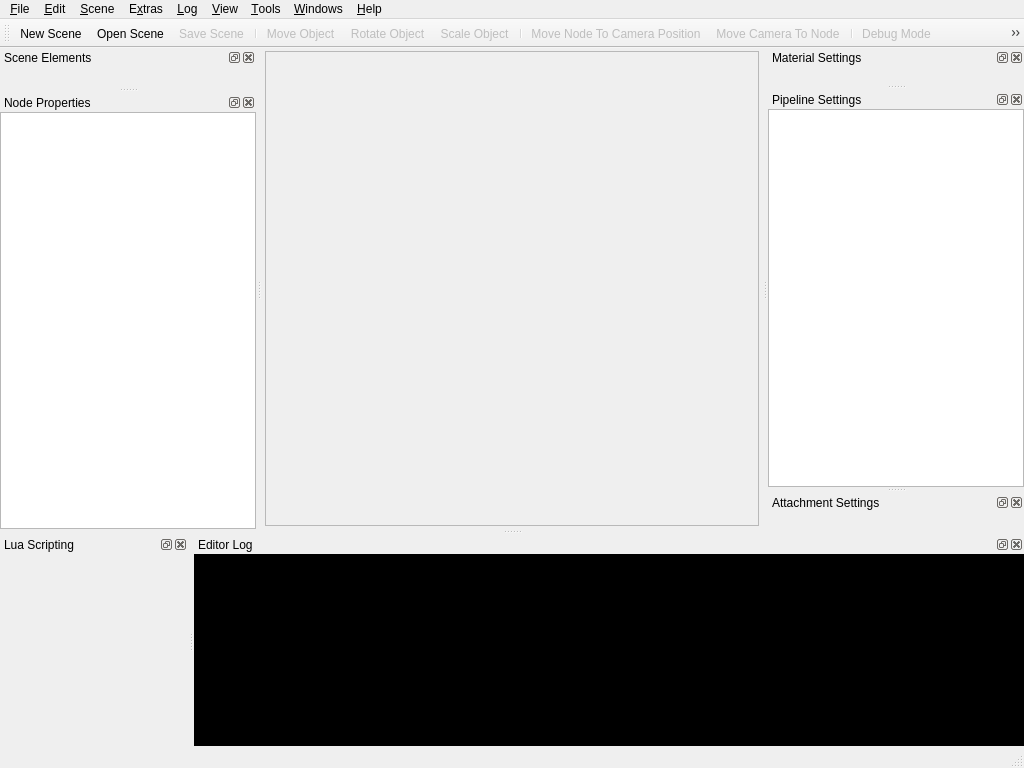
<?xml version="1.0" encoding="UTF-8"?>
<ui version="4.0">
 <class>HordeSceneEditor</class>
 <widget class="QMainWindow" name="HordeSceneEditor">
  <property name="geometry">
   <rect>
    <x>0</x>
    <y>0</y>
    <width>1024</width>
    <height>768</height>
   </rect>
  </property>
  <property name="windowTitle">
   <string>The Horde3D Scene Editor</string>
  </property>
  <property name="windowIcon">
   <iconset resource="resources.qrc">
    <normaloff>:/Icons/Resources/Icon.png</normaloff>:/Icons/Resources/Icon.png</iconset>
  </property>
  <widget class="QWidget" name="m_centralwidget">
   <layout class="QVBoxLayout">
    <property name="margin">
     <number>3</number>
    </property>
    <item>
     <widget class="QFrame" name="m_glFrame">
      <property name="sizePolicy">
       <sizepolicy hsizetype="Expanding" vsizetype="Expanding">
        <horstretch>0</horstretch>
        <verstretch>0</verstretch>
       </sizepolicy>
      </property>
      <property name="frameShape">
       <enum>QFrame::StyledPanel</enum>
      </property>
      <property name="frameShadow">
       <enum>QFrame::Raised</enum>
      </property>
     </widget>
    </item>
   </layout>
  </widget>
  <widget class="QMenuBar" name="m_menuBar">
   <property name="geometry">
    <rect>
     <x>0</x>
     <y>0</y>
     <width>1024</width>
     <height>21</height>
    </rect>
   </property>
   <widget class="QMenu" name="m_menuFile">
    <property name="title">
     <string>&amp;File</string>
    </property>
    <addaction name="m_actionNew"/>
    <addaction name="m_actionOpen"/>
    <addaction name="m_actionSave"/>
    <addaction name="m_actionSaveAs"/>
    <addaction name="m_actionClose"/>
    <addaction name="separator"/>
    <addaction name="m_actionCleanScene"/>
    <addaction name="separator"/>
    <addaction name="m_actionSettings"/>
    <addaction name="separator"/>
    <addaction name="m_actionQuit"/>
   </widget>
   <widget class="QMenu" name="m_menuHelp">
    <property name="title">
     <string>&amp;Help</string>
    </property>
    <addaction name="m_actionAbout"/>
    <addaction name="m_actionOnlineDocumentation"/>
   </widget>
   <widget class="QMenu" name="m_menuScene">
    <property name="title">
     <string>&amp;Scene</string>
    </property>
    <addaction name="separator"/>
    <addaction name="m_actionAddAttachment"/>
   </widget>
   <widget class="QMenu" name="m_menuWindows">
    <property name="title">
     <string>&amp;Windows</string>
    </property>
    <addaction name="m_actionToggleDockwindowVisibility"/>
   </widget>
   <widget class="QMenu" name="m_menuEdit">
    <property name="title">
     <string>&amp;Edit</string>
    </property>
    <addaction name="separator"/>
    <addaction name="m_actionCopy"/>
    <addaction name="m_actionCut"/>
    <addaction name="m_actionPaste"/>
    <addaction name="separator"/>
    <addaction name="m_actionRemove"/>
    <addaction name="separator"/>
    <addaction name="m_actionMoveObject"/>
    <addaction name="m_actionRotateObject"/>
    <addaction name="m_actionScaleObject"/>
    <addaction name="separator"/>
    <addaction name="m_actionCameraTransformation2Node"/>
    <addaction name="m_actionNodeTransformation2Camera"/>
   </widget>
   <widget class="QMenu" name="m_menuLog">
    <property name="title">
     <string>&amp;Log</string>
    </property>
    <addaction name="m_actionFindLog"/>
    <addaction name="m_actionClearLog"/>
    <addaction name="separator"/>
    <addaction name="m_actionLogShowDebug"/>
    <addaction name="m_actionLogShowInfo"/>
    <addaction name="m_actionLogShowWarnings"/>
    <addaction name="m_actionLogShowErrors"/>
   </widget>
   <widget class="QMenu" name="m_menuView">
    <property name="title">
     <string>&amp;View</string>
    </property>
    <addaction name="m_actionFullscreen"/>
    <addaction name="m_actionDebugView"/>
    <addaction name="m_actionRenderBB"/>
    <addaction name="m_actionRenderBaseGrid"/>
    <addaction name="m_actionCollisionCheck"/>
   </widget>
   <widget class="QMenu" name="m_menuTools">
    <property name="title">
     <string>&amp;Tools</string>
    </property>
   </widget>
   <widget class="QMenu" name="m_menuExtras">
    <property name="title">
     <string>E&amp;xtras</string>
    </property>
   </widget>
   <addaction name="m_menuFile"/>
   <addaction name="m_menuEdit"/>
   <addaction name="m_menuScene"/>
   <addaction name="m_menuExtras"/>
   <addaction name="m_menuLog"/>
   <addaction name="m_menuView"/>
   <addaction name="m_menuTools"/>
   <addaction name="m_menuWindows"/>
   <addaction name="m_menuHelp"/>
  </widget>
  <widget class="QStatusBar" name="m_statusBar"/>
  <widget class="QDockWidget" name="m_luaDockWidget">
   <property name="floating">
    <bool>false</bool>
   </property>
   <property name="windowTitle">
    <string>Lua Scripting</string>
   </property>
   <attribute name="dockWidgetArea">
    <number>8</number>
   </attribute>
   <widget class="LuaController" name="m_luaWidget"/>
  </widget>
  <widget class="QDockWidget" name="m_materialWidgetDock">
   <property name="windowTitle">
    <string>Material Settings</string>
   </property>
   <attribute name="dockWidgetArea">
    <number>2</number>
   </attribute>
   <widget class="MaterialWidget" name="m_materialWidget">
    <property name="enabled">
     <bool>false</bool>
    </property>
   </widget>
  </widget>
  <widget class="QDockWidget" name="m_logWidgetDock">
   <property name="sizePolicy">
    <sizepolicy hsizetype="Expanding" vsizetype="Expanding">
     <horstretch>0</horstretch>
     <verstretch>0</verstretch>
    </sizepolicy>
   </property>
   <property name="styleSheet">
    <string notr="true"/>
   </property>
   <property name="windowTitle">
    <string>Editor Log</string>
   </property>
   <attribute name="dockWidgetArea">
    <number>8</number>
   </attribute>
   <widget class="QListWidget" name="m_logWidget">
    <property name="contextMenuPolicy">
     <enum>Qt::ActionsContextMenu</enum>
    </property>
    <property name="styleSheet">
     <string notr="true">QListWidget#m_logWidget { background: black;  color: white }</string>
    </property>
    <property name="selectionMode">
     <enum>QAbstractItemView::ExtendedSelection</enum>
    </property>
    <property name="selectionBehavior">
     <enum>QAbstractItemView::SelectRows</enum>
    </property>
    <property name="wordWrap">
     <bool>true</bool>
    </property>
   </widget>
  </widget>
  <widget class="QDockWidget" name="m_sceneElementDock">
   <property name="sizePolicy">
    <sizepolicy hsizetype="Preferred" vsizetype="Expanding">
     <horstretch>0</horstretch>
     <verstretch>0</verstretch>
    </sizepolicy>
   </property>
   <property name="windowTitle">
    <string>Scene Elements</string>
   </property>
   <attribute name="dockWidgetArea">
    <number>1</number>
   </attribute>
   <widget class="SceneTreeWidget" name="m_sceneTreeWidget">
    <property name="sizePolicy">
     <sizepolicy hsizetype="Expanding" vsizetype="Expanding">
      <horstretch>0</horstretch>
      <verstretch>0</verstretch>
     </sizepolicy>
    </property>
   </widget>
  </widget>
  <widget class="QDockWidget" name="m_nodeWidgetDock">
   <property name="sizePolicy">
    <sizepolicy hsizetype="Preferred" vsizetype="Expanding">
     <horstretch>0</horstretch>
     <verstretch>0</verstretch>
    </sizepolicy>
   </property>
   <property name="windowTitle">
    <string>Node Properties</string>
   </property>
   <attribute name="dockWidgetArea">
    <number>1</number>
   </attribute>
   <widget class="NodeWidget" name="m_nodeWidget">
    <property name="alternatingRowColors">
     <bool>true</bool>
    </property>
    <property name="rootIsDecorated">
     <bool>false</bool>
    </property>
    <property name="animated">
     <bool>true</bool>
    </property>
   </widget>
  </widget>
  <widget class="QDockWidget" name="m_pipelineDock">
   <property name="windowTitle">
    <string>Pipeline Settings</string>
   </property>
   <attribute name="dockWidgetArea">
    <number>2</number>
   </attribute>
   <widget class="PipelineTreeView" name="m_pipelineWidget"/>
  </widget>
  <widget class="QDockWidget" name="m_attachmentDock">
   <property name="windowTitle">
    <string>Attachment Settings</string>
   </property>
   <attribute name="dockWidgetArea">
    <number>2</number>
   </attribute>
  </widget>
  <widget class="QToolBar" name="m_toolBar">
   <property name="windowTitle">
    <string>Toolbar</string>
   </property>
   <property name="iconSize">
    <size>
     <width>18</width>
     <height>18</height>
    </size>
   </property>
   <attribute name="toolBarArea">
    <enum>TopToolBarArea</enum>
   </attribute>
   <attribute name="toolBarBreak">
    <bool>false</bool>
   </attribute>
   <addaction name="m_actionNew"/>
   <addaction name="m_actionOpen"/>
   <addaction name="m_actionSave"/>
   <addaction name="separator"/>
   <addaction name="m_actionMoveObject"/>
   <addaction name="m_actionRotateObject"/>
   <addaction name="m_actionScaleObject"/>
   <addaction name="separator"/>
   <addaction name="m_actionCameraTransformation2Node"/>
   <addaction name="m_actionNodeTransformation2Camera"/>
   <addaction name="separator"/>
   <addaction name="m_actionDebugView"/>
   <addaction name="m_actionFullscreen"/>
   <addaction name="separator"/>
  </widget>
  <action name="m_actionQuit">
   <property name="text">
    <string>&amp;Quit</string>
   </property>
   <property name="statusTip">
    <string>Quits the Horde Editor</string>
   </property>
   <property name="shortcut">
    <string>Ctrl+Q</string>
   </property>
  </action>
  <action name="m_actionNew">
   <property name="icon">
    <iconset resource="resources.qrc">
     <normaloff>:/Icons/Resources/New.png</normaloff>:/Icons/Resources/New.png</iconset>
   </property>
   <property name="text">
    <string>&amp;New Scene</string>
   </property>
   <property name="statusTip">
    <string>Creates a new scene and scene graph file</string>
   </property>
   <property name="shortcut">
    <string>Ctrl+N</string>
   </property>
  </action>
  <action name="m_actionSave">
   <property name="enabled">
    <bool>false</bool>
   </property>
   <property name="icon">
    <iconset resource="resources.qrc">
     <normaloff>:/Icons/Resources/Save.png</normaloff>:/Icons/Resources/Save.png</iconset>
   </property>
   <property name="text">
    <string>&amp;Save Scene</string>
   </property>
   <property name="statusTip">
    <string>Saves the current scene and all changes made in open scene graph files</string>
   </property>
   <property name="shortcut">
    <string>Ctrl+S</string>
   </property>
  </action>
  <action name="m_actionSaveAs">
   <property name="enabled">
    <bool>false</bool>
   </property>
   <property name="text">
    <string>Save Scene as..</string>
   </property>
  </action>
  <action name="m_actionClose">
   <property name="enabled">
    <bool>false</bool>
   </property>
   <property name="text">
    <string>&amp;Close Scene</string>
   </property>
   <property name="statusTip">
    <string>Closes the current scene</string>
   </property>
   <property name="shortcut">
    <string>Ctrl+W, Ctrl+F4</string>
   </property>
  </action>
  <action name="m_actionOpen">
   <property name="icon">
    <iconset resource="resources.qrc">
     <normaloff>:/Icons/Resources/Open.png</normaloff>:/Icons/Resources/Open.png</iconset>
   </property>
   <property name="text">
    <string>&amp;Open Scene</string>
   </property>
   <property name="statusTip">
    <string>Opens a scene file</string>
   </property>
   <property name="shortcut">
    <string>Ctrl+O</string>
   </property>
  </action>
  <action name="m_actionAbout">
   <property name="text">
    <string>&amp;About</string>
   </property>
   <property name="statusTip">
    <string>Shows information about the application</string>
   </property>
  </action>
  <action name="m_actionFullscreen">
   <property name="checkable">
    <bool>true</bool>
   </property>
   <property name="enabled">
    <bool>false</bool>
   </property>
   <property name="icon">
    <iconset resource="resources.qrc">
     <normaloff>:/Icons/Resources/Fullscreen.png</normaloff>:/Icons/Resources/Fullscreen.png</iconset>
   </property>
   <property name="text">
    <string>&amp;Fullscreen Mode</string>
   </property>
   <property name="statusTip">
    <string>Switches the rendering to fullscreen (press escape to switch back to normal view)</string>
   </property>
   <property name="shortcut">
    <string>F5</string>
   </property>
  </action>
  <action name="m_actionToggleDockwindowVisibility">
   <property name="checkable">
    <bool>true</bool>
   </property>
   <property name="text">
    <string>Toggle Dockwindow Visibility </string>
   </property>
   <property name="statusTip">
    <string>If checked, the dock widgets will be set visible depending on the currently selected node</string>
   </property>
  </action>
  <action name="m_actionSettings">
   <property name="text">
    <string>Settings</string>
   </property>
   <property name="statusTip">
    <string>Configures application specific settings like the model repository or the used shader editor</string>
   </property>
  </action>
  <action name="m_actionCopy">
   <property name="enabled">
    <bool>false</bool>
   </property>
   <property name="text">
    <string>&amp;Copy Node</string>
   </property>
   <property name="statusTip">
    <string>Copies the currently selected node to the clipboard</string>
   </property>
   <property name="shortcut">
    <string>Ctrl+C</string>
   </property>
  </action>
  <action name="m_actionPaste">
   <property name="enabled">
    <bool>false</bool>
   </property>
   <property name="text">
    <string>&amp;Paste Node</string>
   </property>
   <property name="statusTip">
    <string>Pastes the node in the clipboard as a child of the currently selected one</string>
   </property>
   <property name="shortcut">
    <string>Ctrl+V</string>
   </property>
  </action>
  <action name="m_actionCut">
   <property name="enabled">
    <bool>false</bool>
   </property>
   <property name="text">
    <string>&amp;Cut Node</string>
   </property>
   <property name="statusTip">
    <string>Cuts the currently selected node to the clipboard</string>
   </property>
   <property name="shortcut">
    <string>Ctrl+X</string>
   </property>
  </action>
  <action name="m_actionRemove">
   <property name="enabled">
    <bool>false</bool>
   </property>
   <property name="text">
    <string>&amp;Remove Node</string>
   </property>
   <property name="statusTip">
    <string>Removes the currently selected node</string>
   </property>
   <property name="shortcut">
    <string>Del</string>
   </property>
  </action>
  <action name="m_actionMoveObject">
   <property name="checkable">
    <bool>true</bool>
   </property>
   <property name="enabled">
    <bool>false</bool>
   </property>
   <property name="icon">
    <iconset resource="resources.qrc">
     <normaloff>:/Icons/Resources/Move.png</normaloff>:/Icons/Resources/Move.png</iconset>
   </property>
   <property name="text">
    <string>Move Object</string>
   </property>
   <property name="toolTip">
    <string>Move Object</string>
   </property>
   <property name="statusTip">
    <string>Move Object  -  Shortcut:  t</string>
   </property>
   <property name="shortcut">
    <string>T</string>
   </property>
   <property name="shortcutContext">
    <enum>Qt::WindowShortcut</enum>
   </property>
  </action>
  <action name="m_actionRotateObject">
   <property name="checkable">
    <bool>true</bool>
   </property>
   <property name="enabled">
    <bool>false</bool>
   </property>
   <property name="icon">
    <iconset resource="resources.qrc">
     <normaloff>:/Icons/Resources/Rotate.png</normaloff>:/Icons/Resources/Rotate.png</iconset>
   </property>
   <property name="text">
    <string>Rotate Object</string>
   </property>
   <property name="toolTip">
    <string>Rotate Object</string>
   </property>
   <property name="statusTip">
    <string>Rotate Object  -  Shortcut: r</string>
   </property>
   <property name="shortcut">
    <string>R</string>
   </property>
   <property name="shortcutContext">
    <enum>Qt::WindowShortcut</enum>
   </property>
  </action>
  <action name="m_actionDummyMode">
   <property name="checkable">
    <bool>true</bool>
   </property>
   <property name="checked">
    <bool>true</bool>
   </property>
   <property name="text">
    <string>Dummy</string>
   </property>
  </action>
  <action name="m_actionDebugView">
   <property name="checkable">
    <bool>true</bool>
   </property>
   <property name="enabled">
    <bool>false</bool>
   </property>
   <property name="icon">
    <iconset resource="resources.qrc">
     <normaloff>:/Icons/Resources/Wireframe.png</normaloff>:/Icons/Resources/Wireframe.png</iconset>
   </property>
   <property name="text">
    <string>&amp;Debug Mode</string>
   </property>
   <property name="statusTip">
    <string>Toggles between debug mode and normal rendering. </string>
   </property>
   <property name="shortcut">
    <string>F7</string>
   </property>
  </action>
  <action name="m_actionCameraTransformation2Node">
   <property name="enabled">
    <bool>false</bool>
   </property>
   <property name="icon">
    <iconset resource="resources.qrc">
     <normaloff>:/Icons/Resources/Node2Cam.png</normaloff>:/Icons/Resources/Node2Cam.png</iconset>
   </property>
   <property name="text">
    <string>Move Node To Camera Position</string>
   </property>
   <property name="toolTip">
    <string>Move selected node to camera position</string>
   </property>
   <property name="statusTip">
    <string>Sets the transformation of the currently selected node to the camera's transformation</string>
   </property>
   <property name="shortcut">
    <string>Ctrl+Alt+C</string>
   </property>
  </action>
  <action name="m_actionFindLog">
   <property name="text">
    <string>&amp;Find</string>
   </property>
   <property name="statusTip">
    <string>Let you search in the log for a specific word</string>
   </property>
   <property name="shortcut">
    <string>Ctrl+F</string>
   </property>
  </action>
  <action name="m_actionClearLog">
   <property name="text">
    <string>&amp;Clear</string>
   </property>
   <property name="statusTip">
    <string>Clears the current log view</string>
   </property>
  </action>
  <action name="m_actionCollisionCheck">
   <property name="checkable">
    <bool>true</bool>
   </property>
   <property name="enabled">
    <bool>false</bool>
   </property>
   <property name="text">
    <string>Camera Collision Check</string>
   </property>
   <property name="statusTip">
    <string>Enables a simple ray collision check, to avoid camera movements through objects</string>
   </property>
   <property name="shortcut">
    <string>C</string>
   </property>
  </action>
  <action name="m_actionRenderBB">
   <property name="checkable">
    <bool>true</bool>
   </property>
   <property name="enabled">
    <bool>false</bool>
   </property>
   <property name="text">
    <string>Bounding Box for Selection</string>
   </property>
   <property name="statusTip">
    <string>If enabled, the currently selected node's AABB bounding box will be rendered</string>
   </property>
   <property name="shortcut">
    <string>B</string>
   </property>
  </action>
  <action name="m_actionRenderBaseGrid">
   <property name="checkable">
    <bool>true</bool>
   </property>
   <property name="enabled">
    <bool>false</bool>
   </property>
   <property name="text">
    <string>Base &amp;Grid</string>
   </property>
   <property name="statusTip">
    <string>Shows a grid in the X-Z plane</string>
   </property>
   <property name="shortcut">
    <string>G</string>
   </property>
  </action>
  <action name="m_actionScaleObject">
   <property name="checkable">
    <bool>true</bool>
   </property>
   <property name="enabled">
    <bool>false</bool>
   </property>
   <property name="icon">
    <iconset resource="resources.qrc">
     <normaloff>:/Icons/Resources/scale.png</normaloff>:/Icons/Resources/scale.png</iconset>
   </property>
   <property name="text">
    <string>Scale Object</string>
   </property>
   <property name="statusTip">
    <string>Scale Object - Shortcut: e</string>
   </property>
   <property name="shortcut">
    <string>E</string>
   </property>
   <property name="shortcutContext">
    <enum>Qt::WindowShortcut</enum>
   </property>
  </action>
  <action name="m_actionOnlineDocumentation">
   <property name="text">
    <string>&amp;Online Documentation</string>
   </property>
   <property name="statusTip">
    <string>Opens the PDF Document from the Editor's website</string>
   </property>
  </action>
  <action name="m_actionNodeTransformation2Camera">
   <property name="enabled">
    <bool>false</bool>
   </property>
   <property name="icon">
    <iconset resource="resources.qrc">
     <normaloff>:/Icons/Resources/Cam2Node.png</normaloff>:/Icons/Resources/Cam2Node.png</iconset>
   </property>
   <property name="text">
    <string>Move Camera To Node</string>
   </property>
   <property name="toolTip">
    <string>Move camera to the transformation of the selected node</string>
   </property>
   <property name="statusTip">
    <string>Moves the camera to the transformation of the currently selected node</string>
   </property>
   <property name="shortcut">
    <string>Ctrl+Alt+N</string>
   </property>
  </action>
  <action name="m_actionLogShowInfo">
   <property name="checkable">
    <bool>true</bool>
   </property>
   <property name="text">
    <string>&amp;Show Infos</string>
   </property>
   <property name="statusTip">
    <string>If enabled, all information messages will be visible in the log view</string>
   </property>
  </action>
  <action name="m_actionLogShowWarnings">
   <property name="checkable">
    <bool>true</bool>
   </property>
   <property name="text">
    <string>Show Warnings</string>
   </property>
   <property name="statusTip">
    <string>If enabled all warnings will be visible in the log view</string>
   </property>
  </action>
  <action name="m_actionLogShowErrors">
   <property name="checkable">
    <bool>true</bool>
   </property>
   <property name="text">
    <string>Show Errors</string>
   </property>
   <property name="statusTip">
    <string>If enabled all errors will be visible in the log view</string>
   </property>
  </action>
  <action name="m_actionLogShowDebug">
   <property name="checkable">
    <bool>true</bool>
   </property>
   <property name="text">
    <string>Show Debug Infos</string>
   </property>
  </action>
  <action name="m_actionCleanScene">
   <property name="text">
    <string>C&amp;lean...</string>
   </property>
  </action>
  <action name="m_actionAddAttachment">
   <property name="enabled">
    <bool>false</bool>
   </property>
   <property name="text">
    <string>&amp;Add Attachment</string>
   </property>
  </action>
 </widget>
 <customwidgets>
  <customwidget>
   <class>SceneTreeWidget</class>
   <extends>QWidget</extends>
   <header>SceneTreeWidget.h</header>
  </customwidget>
  <customwidget>
   <class>PipelineTreeView</class>
   <extends>QTreeView</extends>
   <header>PipelineTreeView.h</header>
  </customwidget>
  <customwidget>
   <class>NodeWidget</class>
   <extends>QTreeView</extends>
   <header>NodeWidget.h</header>
  </customwidget>
  <customwidget>
   <class>MaterialWidget</class>
   <extends>QWidget</extends>
   <header>MaterialWidget.h</header>
  </customwidget>
  <customwidget>
   <class>LuaController</class>
   <extends>QWidget</extends>
   <header>LuaController.h</header>
  </customwidget>
 </customwidgets>
 <resources>
  <include location="resources.qrc"/>
 </resources>
 <connections>
  <connection>
   <sender>m_actionQuit</sender>
   <signal>triggered()</signal>
   <receiver>HordeSceneEditor</receiver>
   <slot>close()</slot>
   <hints>
    <hint type="sourcelabel">
     <x>-1</x>
     <y>-1</y>
    </hint>
    <hint type="destinationlabel">
     <x>399</x>
     <y>299</y>
    </hint>
   </hints>
  </connection>
 </connections>
</ui>
